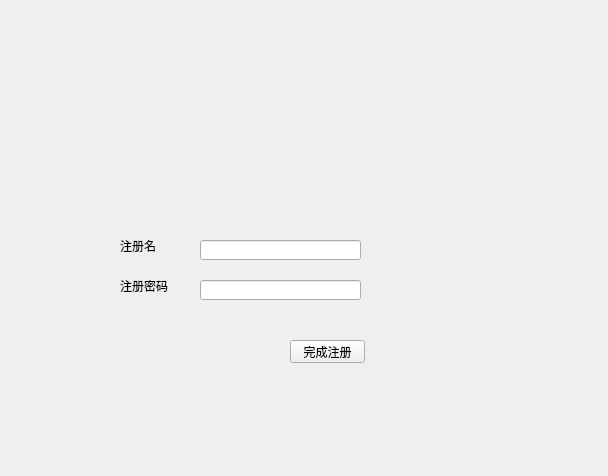
<?xml version="1.0" encoding="UTF-8"?>
<ui version="4.0">
 <class>Form</class>
 <widget class="QWidget" name="Form">
  <property name="geometry">
   <rect>
    <x>0</x>
    <y>0</y>
    <width>608</width>
    <height>476</height>
   </rect>
  </property>
  <property name="windowTitle">
   <string>Form</string>
  </property>
  <widget class="QLabel" name="label">
   <property name="geometry">
    <rect>
     <x>120</x>
     <y>240</y>
     <width>54</width>
     <height>12</height>
    </rect>
   </property>
   <property name="text">
    <string>注册名</string>
   </property>
  </widget>
  <widget class="QLabel" name="label_2">
   <property name="geometry">
    <rect>
     <x>120</x>
     <y>280</y>
     <width>54</width>
     <height>12</height>
    </rect>
   </property>
   <property name="text">
    <string>注册密码</string>
   </property>
  </widget>
  <widget class="QLineEdit" name="T1">
   <property name="geometry">
    <rect>
     <x>200</x>
     <y>240</y>
     <width>161</width>
     <height>20</height>
    </rect>
   </property>
  </widget>
  <widget class="QLineEdit" name="T2">
   <property name="geometry">
    <rect>
     <x>200</x>
     <y>280</y>
     <width>161</width>
     <height>20</height>
    </rect>
   </property>
  </widget>
  <widget class="QPushButton" name="B1">
   <property name="geometry">
    <rect>
     <x>290</x>
     <y>340</y>
     <width>75</width>
     <height>23</height>
    </rect>
   </property>
   <property name="text">
    <string>完成注册</string>
   </property>
  </widget>
 </widget>
 <resources/>
 <connections/>
</ui>
